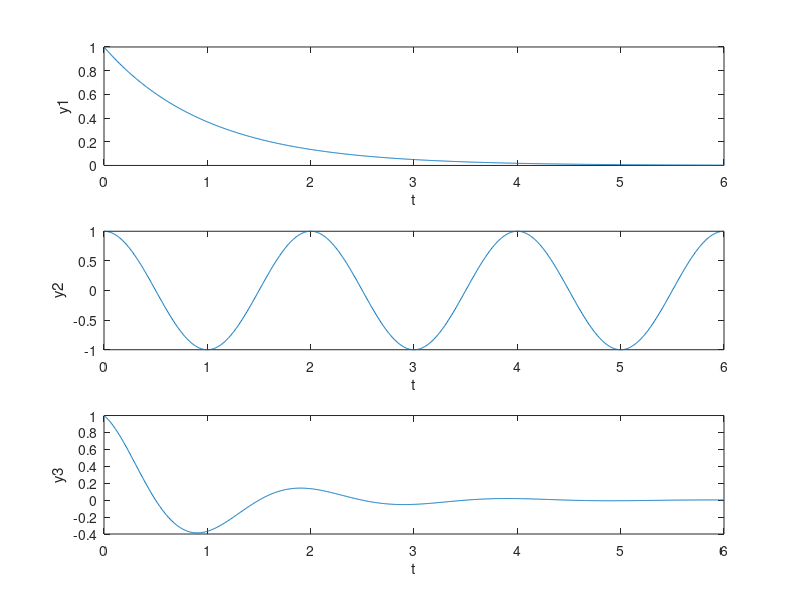

Reproduce this figure in MATLAB.
clear;
clc;

t = linspace(0, 6, 1000);

y1 = exp(-t);
y2 = cos(pi*t);
y3 = y1.*y2;

figure(1)
subplot(311);
plot(t, y1);
xlabel('t');
ylabel('y1');

subplot(312);
plot(t, y2);
xlabel('t');
ylabel('y2');

subplot(313);
plot(t, y3);
xlabel('t');
ylabel('y3');